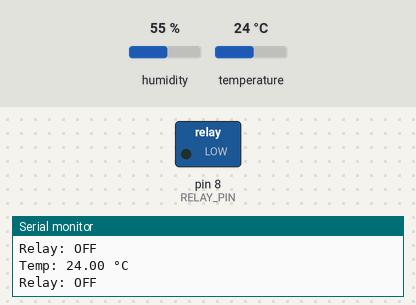
The sketch below on a simulated Arduino Uno, built with avr-gcc and run on an emulated ATmega328P. Shown: switched loads named in the sketch (green lamp = pin HIGH), the last lines printed to the serial monitor. The test bench sets the inputs (shaded band); at power-on: temperature 24 °C, humidity 55 %.

Above: at 4.8 s.
4.9 s: temperature set to 33 °C
8.9 s: temperature set to 36 °C
At 10.6 s:
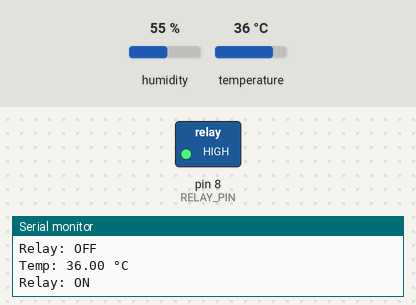
12.9 s: temperature set to 12 °C
At 14.1 s:
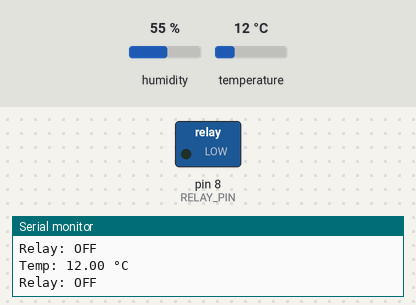
16.9 s: temperature set to 41 °C
At 19.9 s:
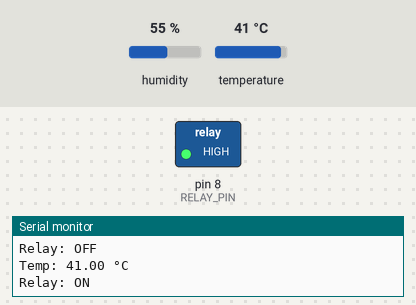
Timing chart, 0 to 21.4 s (numbered marks = the images above; inputs shaded):
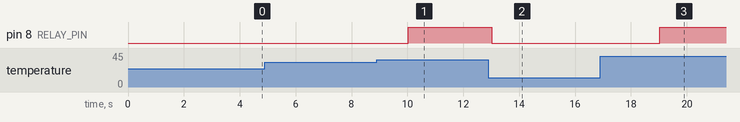

Measured:
- the behaviour switches between 34 and 35 °C on temperature (found by bisection; images 0 and 1)
- after the input at 8.9 s, pin 8 (RELAY_PIN): LOW → HIGH after 1.1 s
- after the input at 12.9 s, pin 8 (RELAY_PIN): HIGH → LOW after 0.12 s
- after the input at 16.9 s, pin 8 (RELAY_PIN): LOW → HIGH after 2.1 s

The sketch:

sketch_aug30b.ino
```cpp
#include "DHT.h"

#define DHTPIN 7
#define DHTTYPE DHT11
#define RELAY_PIN 8
#define RELAY_ACTIVE_LOW false   // set to false if you use active-HIGH relay

#define TEMP_THRESHOLD 35
#define READ_INTERVAL_MS 1000

DHT dht(DHTPIN, DHTTYPE);

void setup() {
  Serial.begin(9600);
  dht.begin();
  pinMode(RELAY_PIN, OUTPUT);

  // Set relay OFF at start
  if (RELAY_ACTIVE_LOW) {
    digitalWrite(RELAY_PIN, HIGH); // OFF for active-LOW
  } else {
    digitalWrite(RELAY_PIN, LOW);  // OFF for active-HIGH
  }
}

void loop() {
  static unsigned long lastRead = 0;
  unsigned long now = millis();
  if (now - lastRead < READ_INTERVAL_MS) return;
  lastRead = now;

  float temp = dht.readTemperature();
  if (isnan(temp)) {
    Serial.println("DHT read failed");
    return;
  }

  Serial.print("Temp: ");
  Serial.print(temp);
  Serial.println(" °C");

  bool relayOn = (temp >= TEMP_THRESHOLD);

  if (relayOn) {
    if (RELAY_ACTIVE_LOW) digitalWrite(RELAY_PIN, LOW);
    else digitalWrite(RELAY_PIN, HIGH);
    Serial.println("Relay: ON");
  } else {
    if (RELAY_ACTIVE_LOW) digitalWrite(RELAY_PIN, HIGH);
    else digitalWrite(RELAY_PIN, LOW);
    Serial.println("Relay: OFF");
  }
}
```
